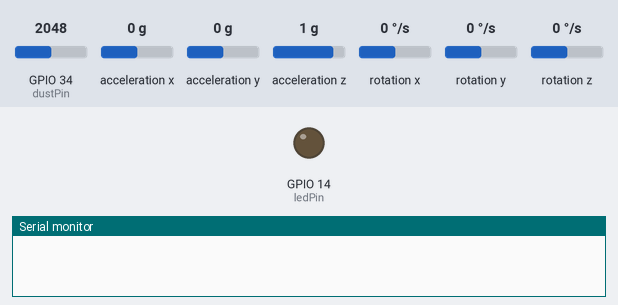
Bench run of a sketch on a simulated ESP32. On the bench: output pins drawn as LEDs (lit = HIGH), the last lines printed to the serial monitor. The inputs (shaded band) are chosen by the test bench; at power-on: GPIO 34 (dustPin) = 2048, acceleration x 0 g, acceleration y 0 g, acceleration z 1 g, rotation x 0 °/s, rotation y 0 °/s, rotation z 0 °/s.

Above: at 0.0 s.
At 2.1 s:
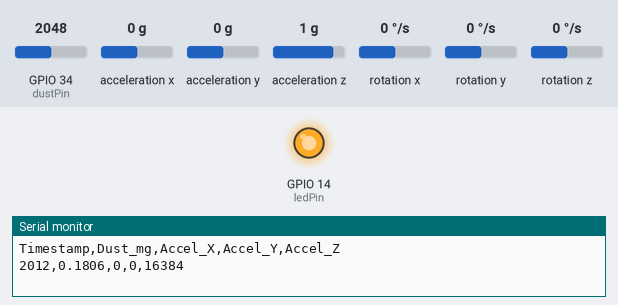
Timing chart, 0 to 3.6 s (numbered marks = the images above):
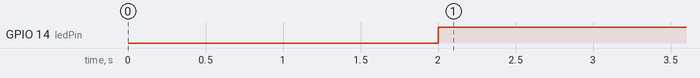

The sketch:

astra_esp32.ino
```cpp
#include "I2Cdev.h"
#include "MPU6050.h"
#include "Wire.h"

// Hardware Pins
const int dustPin = 34;
const int ledPin = 14;
MPU6050 mpu;

void setup() {
    Serial.begin(9600);
    delay(2000);
    Serial.println("Timestamp,Dust_mg,Accel_X,Accel_Y,Accel_Z"); // CSV Header

    // Initialize Sensors
    Wire.begin(21, 22);
    mpu.initialize();
    pinMode(ledPin, OUTPUT);
    digitalWrite(ledPin, HIGH);

    if (!mpu.testConnection()) {
        Serial.println("MPU6050 connection failed");
    }
}

void loop() {
    // 1. Measure Dust
    digitalWrite(ledPin, LOW);
    delayMicroseconds(280);
    float vo = analogRead(dustPin);
    delayMicroseconds(40);
    digitalWrite(ledPin, HIGH);
    delayMicroseconds(9680);

    float voltage = vo * (3.3 / 4095.0);
    float dust = (voltage * 0.17) - 0.1;
    if (dust < 0) dust = 0;

    // 2. Measure Accel
    int16_t ax, ay, az;
    mpu.getAcceleration(&ax, &ay, &az);

    // 3. Print in CSV format for easy saving
    Serial.print(millis()); Serial.print(",");
    Serial.print(dust, 4); Serial.print(",");
    Serial.print(ax); Serial.print(",");
    Serial.print(ay); Serial.print(",");
    Serial.println(az);

    delay(500); // Record data twice every second
}
```

Measured:
- by itself, GPIO 14 (ledPin): LOW → HIGH at 2.0 s
